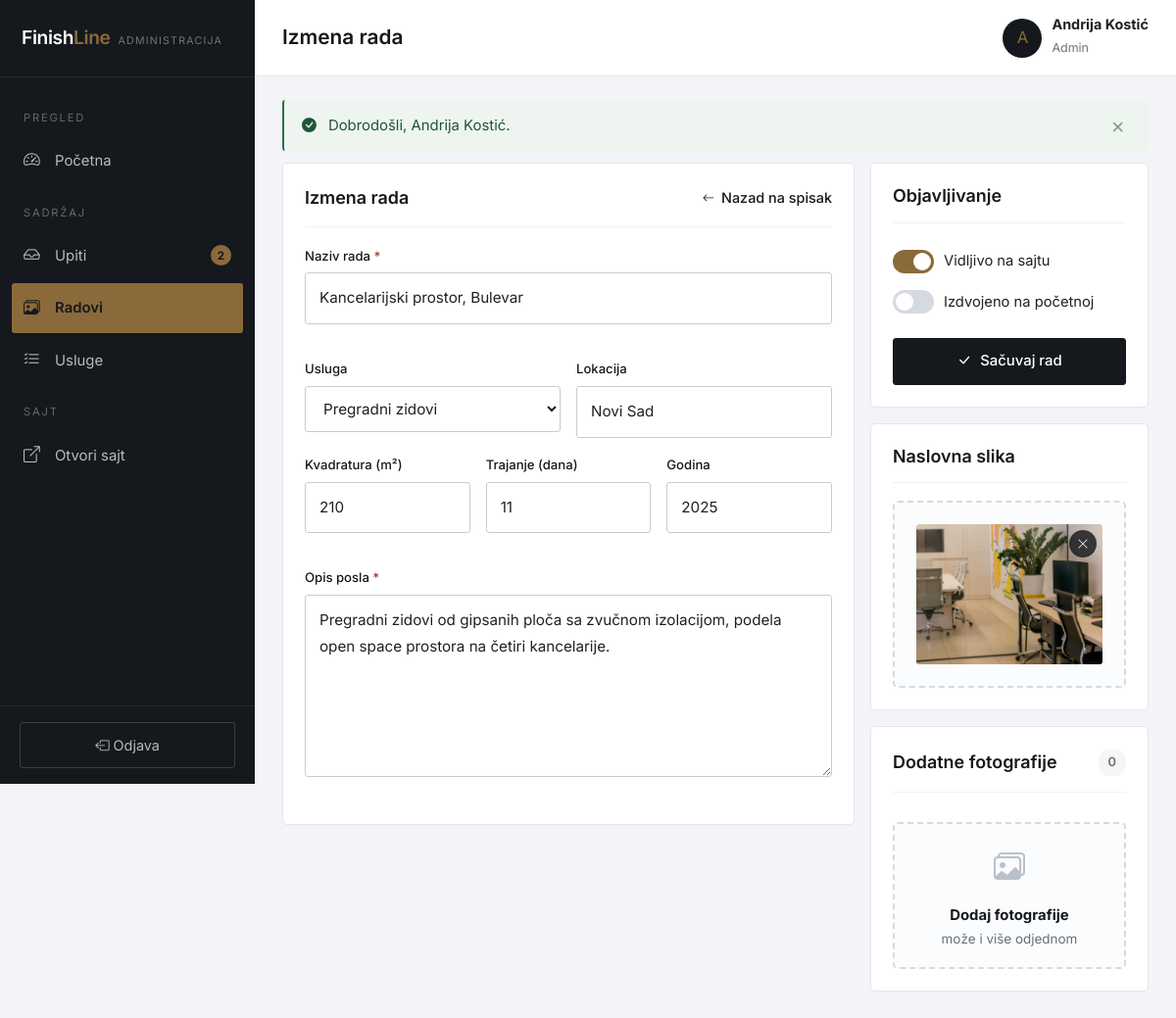
Screenshot of /admin/radovi/izmeni/4 (signed in) with the database file from the repository.
### tables this page shows
CREATE TABLE `radovi` (
    `id`            INT UNSIGNED NOT NULL AUTO_INCREMENT,
    `naziv`         VARCHAR(160) NOT NULL,
    `usluga_id`     INT UNSIGNED DEFAULT NULL,
    `opis`          TEXT,
    `slika`         VARCHAR(255) DEFAULT NULL,
    `lokacija`      VARCHAR(120) NOT NULL DEFAULT '',
    `kvadratura`    INT UNSIGNED DEFAULT NULL,
    `trajanje_dana` INT UNSIGNED DEFAULT NULL,
    `godina`        SMALLINT UNSIGNED DEFAULT NULL,
    `izdvojen`      TINYINT(1) NOT NULL DEFAULT 0,
    `objavljen`     TINYINT(1) NOT NULL DEFAULT 1,
    `kreiran`       DATETIME NOT NULL DEFAULT CURRENT_TIMESTAMP,
    PRIMARY KEY (`id`),
    KEY `idx_radovi_usluga` (`usluga_id`),
    CONSTRAINT `fk_radovi_usluga` FOREIGN KEY (`usluga_id`)
        REFERENCES `usluge` (`id`) ON DELETE SET NULL
);

CREATE TABLE `usluge` (
    `id`          INT UNSIGNED NOT NULL AUTO_INCREMENT,
    `naziv`       VARCHAR(120) NOT NULL,
    `slug`        VARCHAR(140) NOT NULL,
    `ikona`       VARCHAR(60)  NOT NULL DEFAULT 'bi-tools',
    `kratak_opis` VARCHAR(255) NOT NULL DEFAULT '',
    `opis`        TEXT,
    `cena_od`     DECIMAL(10,2) NOT NULL DEFAULT 0.00,
    `jedinica`    VARCHAR(20)  NOT NULL DEFAULT 'm2',
    `slika`       VARCHAR(255) DEFAULT NULL,
    `redosled`    INT NOT NULL DEFAULT 0,
    `aktivna`     TINYINT(1) NOT NULL DEFAULT 1,
    PRIMARY KEY (`id`),
    UNIQUE KEY `uq_usluge_slug` (`slug`)
);

### app/core/Controller.php (called while the page is built, shortened)
<?php
abstract class Controller
{
    protected function prikaz(string $prikaz, array $podaci = [], string $layout = 'main'): void
    {
        $fajl = APP_ROOT . '/app/views/' . $prikaz . '.php';
        extract($podaci, EXTR_SKIP);
        require $fajl;
    }
}

### app/controllers/AdminController.php (called while the page is built, shortened)
<?php
final class AdminController extends Controller
{
    public function izmeniRad(string $id): void
    {
        $rad = $this->model('Rad')->nadji((int) $id);
        $this->formaRada($rad);
    }
    private function formaRada(?array $rad): void
    {
        $greske = $_SESSION['greske_rad'] ?? [];
        $this->prikaz('admin/rad-forma', [
            'naslovStrane' => ($rad === null ? 'Nov rad' : 'Izmena rada') . ' - administracija',
            'rad'          => $rad,
            'usluge'       => $this->model('Usluga')->sve(),
            'slike'        => $rad !== null ? $this->model('Rad')->slike((int) $rad['id']) : [],
            'greske'       => $greske,
        ], 'admin');
    }
}

### app/core/Aplikacija.php (called while the page is built, shortened)
<?php
final class Aplikacija
{
    private Router $ruter;
    public function __construct()
    {
        $this->ruter = new Router();
    }
    private function ucitajKlase(): void
    {
        spl_autoload_register(static function (string $klasa): void {
            $folderi = ['core', 'models', 'controllers'];
            foreach ($folderi as $folder) {
                $fajl = APP_ROOT . '/app/' . $folder . '/' . $klasa . '.php';
                if (is_file($fajl)) {
                    return;
                }
            }
        });
        require_once APP_ROOT . '/app/core/pomocne.php';
    }
    public function pokreni(): void
    {
        $url = $this->trenutnaAdresa();
        $ruta = $this->ruter->pronadji($url);
        $metoda = $ruta['metoda'];
        try {
            $kontroler = new $klasa();
            $kontroler->$metoda(...$ruta['parametri']);
        } catch (Throwable $e) {
            $this->obradiIzuzetak($e);
        }
    }
    private function trenutnaAdresa(): string
    {
        if (isset($_GET['url'])) {
            return trim((string) $_GET['url'], '/');
        }
        $putanja = parse_url($_SERVER['REQUEST_URI'] ?? '/', PHP_URL_PATH) ?? '/';
        return trim(rawurldecode($putanja), '/');
    }
}

### index.php (called while the page is built, shortened)
<?php
require_once __DIR__ . '/app/core/Aplikacija.php';
$aplikacija = new Aplikacija();
$aplikacija->pokreni();

### app/core/pomocne.php (called while the page is built, shortened)
<?php
function e($tekst): string
{
    return htmlspecialchars((string) $tekst, ENT_QUOTES | ENT_SUBSTITUTE, 'UTF-8');
}
function url(string $putanja = ''): string
{
    return BASE_URL . ltrim($putanja, '/');
}
function asset(string $putanja): string
{
    return BASE_URL . 'assets/' . ltrim($putanja, '/');
}
function slika(?string $putanja, string $rezervna = 'img/placeholder.svg'): string
{
    $putanja = ltrim($putanja, '/');
    if (is_file(APP_ROOT . '/assets/' . $putanja)) {
        return asset($putanja);
    }
    return asset($rezervna);
}

### app/core/Model.php (called while the page is built, shortened)
<?php
abstract class Model
{
    protected PDO $db;
    protected string $tabela = '';
    protected string $kljuc  = 'id';
    public function __construct()
    {
        $this->db = Database::veza();
    }
    protected function upit(string $sql, array $parametri = []): PDOStatement
    {
        $st = $this->db->prepare($sql);
        $st->execute($parametri);
        return $st;
    }
    protected function sviRedovi(string $sql, array $parametri = []): array
    {
        return $this->upit($sql, $parametri)->fetchAll();
    }
    protected function jedanRed(string $sql, array $parametri = []): ?array
    {
        $red = $this->upit($sql, $parametri)->fetch();
        return $red === false ? null : $red;
    }
    public function nadji(int $id): ?array
    {
        return $this->jedanRed("SELECT * FROM {$this->tabela} WHERE {$this->kljuc} = ?", [$id]);
    }
}

### app/core/Database.php (called while the page is built, shortened)
<?php
final class Database
{
    private static ?PDO $veza = null;
    public static function veza(): PDO
    {
        if (self::$veza !== null) {
            return self::$veza;
        }
        $dsn = sprintf('mysql:host=%s;dbname=%s;charset=%s', DB_HOST, DB_NAME, DB_CHARSET);
        try {
            self::$veza = new PDO($dsn, DB_USER, DB_PASS, [
                PDO::ATTR_ERRMODE            => PDO::ERRMODE_EXCEPTION,
                PDO::ATTR_DEFAULT_FETCH_MODE => PDO::FETCH_ASSOC,
                PDO::ATTR_EMULATE_PREPARES   => false,
                PDO::ATTR_STRINGIFY_FETCHES  => false,
            ]);
        } catch (PDOException $e) {
            if (DEBUG) {
                die('<h1>Greska pri povezivanju sa bazom</h1><p>' . htmlspecialchars($e->getMessage()) . '</p>'
                  . '<p>Proverite da li je MySQL pokrenut i da li je baza <b>' . DB_NAME . '</b> uvezena.</p>');
            }
            http_response_code(500);
            die('Trenutno nije moguce pristupiti bazi podataka.');
        }
        return self::$veza;
    }
}

### app/models/Usluga.php (called while the page is built, shortened)
<?php
final class Usluga extends Model
{
    public function sve(): array
    {
        return $this->sviRedovi('SELECT * FROM usluge ORDER BY redosled, naziv');
    }
}

### app/views/admin/rad-forma.php (the view, shortened to what this page needs)
<?php
$jeIzmena = $rad !== null;
$v = static function (string $polje, $podrazumevano = '') use ($rad) {
    if (isset($_SESSION['stari_unos'][$polje])) {
        return e($_SESSION['stari_unos'][$polje]);
    }
    return e($rad[$polje] ?? $podrazumevano);
};
?>
<form method="post" action="<?= url('admin/radovi/sacuvaj') ?>" class="admin-forma">
    <div class="row g-3">
        <div class="col-lg-8">
            <div class="admin-panel">
                <div class="admin-panel-vrh">
                    <h2><?= $jeIzmena ? 'Izmena rada' : 'Nov rad' ?></h2>
                    <a href="<?= url('admin/radovi') ?>" class="veza-strelica">
                        <i class="bi bi-arrow-left"></i> Nazad na spisak
                    </a>
                </div>
                <div class="row g-3">
                    <div class="col-12">
                        <label class="oznaka" for="naziv">Naziv rada <span>*</span></label>
                        <input type="text" class="polje <?= isset($greske['naziv']) ? 'polje-greska' : '' ?>"
                               id="naziv" name="naziv" value="<?= $v('naziv') ?>" required maxlength="160"
                               placeholder="npr. Stan u novogradnji, Grbavica">
                        <small class="greska-polja"><?= e($greske['naziv'] ?? '') ?></small>
                    </div>
                    <div class="col-md-6">
                        <label class="oznaka" for="usluga_id">Usluga</label>
                        <select class="polje" id="usluga_id" name="usluga_id">
                            <?php foreach ($usluge as $u): ?>
                                <option value="<?= (int) $u['id'] ?>"
                                    <?= (string) ($rad['usluga_id'] ?? '') === (string) $u['id'] ? 'selected' : '' ?>>
                                    <?= e($u['naziv']) ?>
                                </option>
                            <?php endforeach; ?>
                        </select>
                    </div>
                    <div class="col-md-6">
                        <label class="oznaka" for="lokacija">Lokacija</label>
                        <input type="text" class="polje" id="lokacija" name="lokacija"
                               value="<?= $v('lokacija') ?>" maxlength="120" placeholder="npr. Novi Sad">
                    </div>
                    <div class="col-md-4">
                        <label class="oznaka" for="kvadratura">Kvadratura (m&sup2;)</label>
                        <input type="number" class="polje" id="kvadratura" name="kvadratura"
                               value="<?= $v('kvadratura') ?>" min="0" max="100000">
                    </div>
                    <div class="col-md-4">
                        <label class="oznaka" for="trajanje_dana">Trajanje (dana)</label>
                        <input type="number" class="polje" id="trajanje_dana" name="trajanje_dana"
                               value="<?= $v('trajanje_dana') ?>" min="0" max="999">
                    </div>
                    <div class="col-md-4">
                        <label class="oznaka" for="godina">Godina</label>
                        <input type="number" class="polje <?= isset($greske['godina']) ? 'polje-greska' : '' ?>"
                               id="godina" name="godina" value="<?= $v('godina', (string) date('Y')) ?>"
                               min="2000" max="<?= (int) date('Y') + 1 ?>">
                        <small class="greska-polja"><?= e($greske['godina'] ?? '') ?></small>
                    </div>
                    <div class="col-12">
                        <label class="oznaka" for="opis">Opis posla <span>*</span></label>
                        <textarea class="polje <?= isset($greske['opis']) ? 'polje-greska' : '' ?>"
                                  id="opis" name="opis" rows="6" required
                                  placeholder="Šta je urađeno, u kom obimu, na koji način..."><?= $v('opis') ?></textarea>
                        <small class="greska-polja"><?= e($greske['opis'] ?? '') ?></small>
                    </div>
                </div>
            </div>
        </div>
        <div class="col-lg-4">
            <div class="admin-panel">
                <div class="admin-panel-vrh"><h2>Objavljivanje</h2></div>
                <label class="prekidac">
                    <span class="prekidac-telo"></span>
                    <span>Vidljivo na sajtu</span>
                </label>
                <label class="prekidac">
                    <span class="prekidac-telo"></span>
                    <span>Izdvojeno na početnoj</span>
                </label>
                <button type="submit" class="dugme dugme-glavno w-100 mt-3">
                    <i class="bi bi-check-lg"></i> Sačuvaj rad
                </button>
            </div>
            <div class="admin-panel mt-3">
                <div class="admin-panel-vrh"><h2>Naslovna slika</h2></div>
                <div class="zona-otpremanja" id="zonaNaslovne" data-grupa="radovi">
                    <div class="zona-pregled" id="pregledNaslovne" <?= $v('slika') === '' ? 'hidden' : '' ?>>
                        <img src="<?= slika($rad['slika'] ?? null) ?>" alt="Naslovna slika" id="slikaNaslovne">
                        <button type="button" class="zona-ukloni" id="ukloniNaslovnu" title="Ukloni">
                            <i class="bi bi-x-lg"></i>
                        </button>
                    </div>
                </div>
            </div>
            <?php if ($jeIzmena): ?>
                <div class="admin-panel mt-3">
                    <div class="admin-panel-vrh">
                        <h2>Dodatne fotografije</h2>
                        <span class="admin-brojka" id="brojFotografija"><?= count($slike) ?></span>
                    </div>
                    <div class="zona-otpremanja mala" id="zonaDodatnih" data-grupa="radovi" data-rad="<?= (int) $rad['id'] ?>">
                        <div class="zona-prazna">
                            <i class="bi bi-images"></i>
                            <strong>Dodaj fotografije</strong>
                            <span>može i više odjednom</span>
                        </div>
                    </div>
                </div>
            <?php endif; ?>
        </div>
    </div>
</form>

### rows the page displays
radovi: naziv "Kancelarijski prostor, Bulevar", usluga_id "Pregradni zidovi", lokacija "Novi Sad", kvadratura "210", trajanje_dana "11", godina "2025", opis "Pregradni zidovi od gipsanih ploča sa zvučnom izolacijom, podela open space prostora na četiri kancelarije.", slika (picture)

### other values shown
$novih "2"
mb_substr($k['ime'] ?? 'A', 0, 1, 'UTF-8') "A"
$k['ime'] "Andrija Kostić"
$k['uloga'] "Admin"
$p['tekst'] "Dobrodošli, Andrija Kostić."
count($slike) "0"
